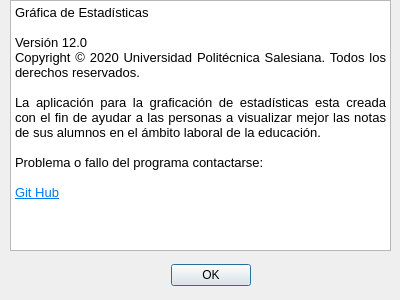
<?xml version="1.0" encoding="UTF-8"?>
<ui version="4.0">
 <class>Acercade</class>
 <widget class="QDialog" name="Acercade">
  <property name="geometry">
   <rect>
    <x>0</x>
    <y>0</y>
    <width>400</width>
    <height>300</height>
   </rect>
  </property>
  <property name="windowTitle">
   <string>Acerca de</string>
  </property>
  <widget class="QDialogButtonBox" name="buttonBox">
   <property name="geometry">
    <rect>
     <x>160</x>
     <y>260</y>
     <width>91</width>
     <height>31</height>
    </rect>
   </property>
   <property name="orientation">
    <enum>Qt::Horizontal</enum>
   </property>
   <property name="standardButtons">
    <set>QDialogButtonBox::Ok</set>
   </property>
  </widget>
  <widget class="QTextBrowser" name="textBrowser">
   <property name="geometry">
    <rect>
     <x>10</x>
     <y>0</y>
     <width>381</width>
     <height>251</height>
    </rect>
   </property>
   <property name="html">
    <string>&lt;!DOCTYPE HTML PUBLIC &quot;-//W3C//DTD HTML 4.0//EN&quot; &quot;http://www.w3.org/TR/REC-html40/strict.dtd&quot;&gt;
&lt;html&gt;&lt;head&gt;&lt;meta name=&quot;qrichtext&quot; content=&quot;1&quot; /&gt;&lt;style type=&quot;text/css&quot;&gt;
p, li { white-space: pre-wrap; }
&lt;/style&gt;&lt;/head&gt;&lt;body style=&quot; font-family:'MS Shell Dlg 2'; font-size:8.25pt; font-weight:400; font-style:normal;&quot;&gt;
&lt;p align=&quot;justify&quot; style=&quot; margin-top:0px; margin-bottom:0px; margin-left:0px; margin-right:0px; -qt-block-indent:0; text-indent:0px;&quot;&gt;&lt;span style=&quot; font-size:10pt;&quot;&gt;Gráfica de Estadísticas&lt;/span&gt;&lt;/p&gt;
&lt;p align=&quot;justify&quot; style=&quot;-qt-paragraph-type:empty; margin-top:0px; margin-bottom:0px; margin-left:0px; margin-right:0px; -qt-block-indent:0; text-indent:0px; font-size:10pt;&quot;&gt;&lt;br /&gt;&lt;/p&gt;
&lt;p align=&quot;justify&quot; style=&quot; margin-top:0px; margin-bottom:0px; margin-left:0px; margin-right:0px; -qt-block-indent:0; text-indent:0px;&quot;&gt;&lt;span style=&quot; font-size:10pt;&quot;&gt;Versión 12.0&lt;/span&gt;&lt;/p&gt;
&lt;p align=&quot;justify&quot; style=&quot; margin-top:0px; margin-bottom:0px; margin-left:0px; margin-right:0px; -qt-block-indent:0; text-indent:0px;&quot;&gt;&lt;span style=&quot; font-size:10pt;&quot;&gt;Copyright © 2020 Universidad Politécnica Salesiana. Todos los derechos reservados.&lt;/span&gt;&lt;/p&gt;
&lt;p align=&quot;justify&quot; style=&quot;-qt-paragraph-type:empty; margin-top:0px; margin-bottom:0px; margin-left:0px; margin-right:0px; -qt-block-indent:0; text-indent:0px; font-size:10pt;&quot;&gt;&lt;br /&gt;&lt;/p&gt;
&lt;p align=&quot;justify&quot; style=&quot; margin-top:0px; margin-bottom:0px; margin-left:0px; margin-right:0px; -qt-block-indent:0; text-indent:0px;&quot;&gt;&lt;span style=&quot; font-size:10pt;&quot;&gt;La aplicación para la graficación de estadísticas esta creada con el fin de ayudar a las personas a visualizar mejor las notas de sus alumnos en el ámbito laboral de la educación.&lt;/span&gt;&lt;/p&gt;
&lt;p align=&quot;justify&quot; style=&quot;-qt-paragraph-type:empty; margin-top:0px; margin-bottom:0px; margin-left:0px; margin-right:0px; -qt-block-indent:0; text-indent:0px; font-size:10pt;&quot;&gt;&lt;br /&gt;&lt;/p&gt;
&lt;p align=&quot;justify&quot; style=&quot; margin-top:0px; margin-bottom:0px; margin-left:0px; margin-right:0px; -qt-block-indent:0; text-indent:0px;&quot;&gt;&lt;span style=&quot; font-size:10pt;&quot;&gt;Problema o fallo del programa contactarse:&lt;/span&gt;&lt;/p&gt;
&lt;p align=&quot;justify&quot; style=&quot;-qt-paragraph-type:empty; margin-top:0px; margin-bottom:0px; margin-left:0px; margin-right:0px; -qt-block-indent:0; text-indent:0px; font-size:10pt;&quot;&gt;&lt;br /&gt;&lt;/p&gt;
&lt;p align=&quot;justify&quot; style=&quot; margin-top:0px; margin-bottom:0px; margin-left:0px; margin-right:0px; -qt-block-indent:0; text-indent:0px;&quot;&gt;&lt;a href=&quot;https://github.com/ErickOP&quot;&gt;&lt;span style=&quot; font-size:10pt; text-decoration: underline; color:#007af4;&quot;&gt;Git Hub&lt;/span&gt;&lt;/a&gt;&lt;/p&gt;&lt;/body&gt;&lt;/html&gt;</string>
   </property>
  </widget>
 </widget>
 <resources/>
 <connections>
  <connection>
   <sender>buttonBox</sender>
   <signal>accepted()</signal>
   <receiver>Acercade</receiver>
   <slot>accept()</slot>
   <hints>
    <hint type="sourcelabel">
     <x>248</x>
     <y>254</y>
    </hint>
    <hint type="destinationlabel">
     <x>157</x>
     <y>274</y>
    </hint>
   </hints>
  </connection>
  <connection>
   <sender>buttonBox</sender>
   <signal>rejected()</signal>
   <receiver>Acercade</receiver>
   <slot>reject()</slot>
   <hints>
    <hint type="sourcelabel">
     <x>316</x>
     <y>260</y>
    </hint>
    <hint type="destinationlabel">
     <x>286</x>
     <y>274</y>
    </hint>
   </hints>
  </connection>
 </connections>
</ui>
